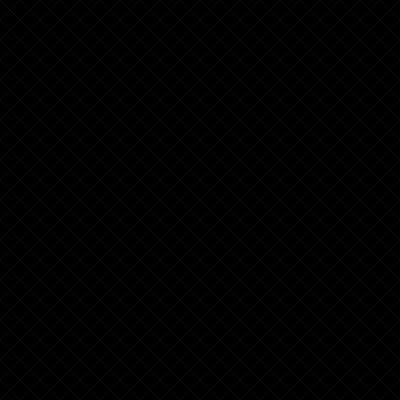
Frame 1 (no input)
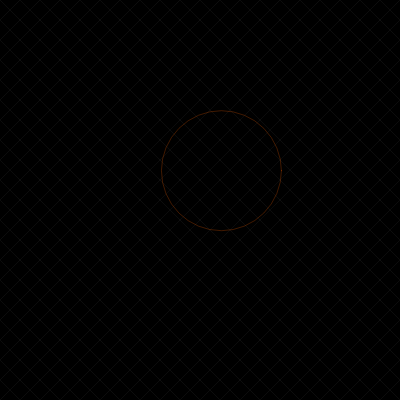
Frame 60 (no input)
Frame 120 (the mouse pressed at the canvas centre since frame 60): identical to frame 1, image omitted

The p5.js sketch that drew these frames (run headless with seeded random() and noise() and a simulated clock; from frame 60 on, the mouse is pressed at the canvas centre):

// p5.js sketch
// ── sketch.js
let pulses = [];
let grid;

function setup() {
  createCanvas(400, 400);
  colorMode(HSB, 360, 100, 100, 1);
  noStroke();
  grid = createGraphics(width, height);
  grid.colorMode(HSB, 360, 100, 100, 1);
  grid.background(0, 0, 0, 1);
  for (let x = 0; x < width; x += 20) {
    for (let y = 0; y < height; y += 20) {
      grid.stroke(0, 0, 100, 0.05);
      grid.line(x, y, x + 20, y + 20);
      grid.line(x + 20, y, x, y + 20);
    }
  }
}

function draw() {
  background(0, 0, 0, 1);
  image(grid, 0, 0);

  // Update and draw pulses
  for (let i = pulses.length - 1; i >= 0; i--) {
    let p = pulses[i];
    p.update();
    p.display();
    if (p.isFinished()) {
      pulses.splice(i, 1);
    }
  }

  // Add new pulse occasionally
  if (frameCount % 30 === 0) {
    pulses.push(new Pulse());
  }

  // Shift the entire field slightly
  translate(sin(frameCount * 0.01) * 2, cos(frameCount * 0.01) * 2);
}

class Pulse {
  constructor() {
    this.x = width / 2 + random(-50, 50);
    this.y = height / 2 + random(-50, 50);
    this.radius = 0;
    this.maxRadius = random(50, 100);
    this.alpha = random(0.7, 1);
    this.hue = random(0, 30); // Red range
  }

  update() {
    this.radius += 2;
  }

  display() {
    if (this.radius > this.maxRadius) return;

    noFill();
    stroke(this.hue, 100, 100, this.alpha * (1 - this.radius / this.maxRadius));
    ellipse(this.x, this.y, this.radius * 2);
  }

  isFinished() {
    return this.radius > this.maxRadius;
  }
}
